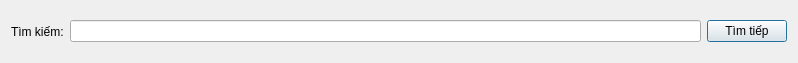
<?xml version="1.0" encoding="UTF-8"?>
<ui version="4.0">
 <class>Timkiem</class>
 <widget class="QDialog" name="Timkiem">
  <property name="geometry">
   <rect>
    <x>0</x>
    <y>0</y>
    <width>798</width>
    <height>63</height>
   </rect>
  </property>
  <property name="windowTitle">
   <string>Dialog</string>
  </property>
  <property name="windowIcon">
   <iconset resource="res.qrc">
    <normaloff>:/Image/Icon/find.png</normaloff>:/Image/Icon/find.png</iconset>
  </property>
  <layout class="QHBoxLayout" name="horizontalLayout_2">
   <item>
    <layout class="QHBoxLayout" name="horizontalLayout">
     <item>
      <widget class="QLabel" name="label">
       <property name="text">
        <string>Tìm kiếm:</string>
       </property>
      </widget>
     </item>
     <item>
      <widget class="QLineEdit" name="lineEditTimkiem"/>
     </item>
     <item>
      <widget class="QPushButton" name="pushButtonTimkiem">
       <property name="text">
        <string>Tìm tiếp</string>
       </property>
      </widget>
     </item>
    </layout>
   </item>
  </layout>
 </widget>
 <resources>
  <include location="res.qrc"/>
 </resources>
 <connections/>
</ui>
